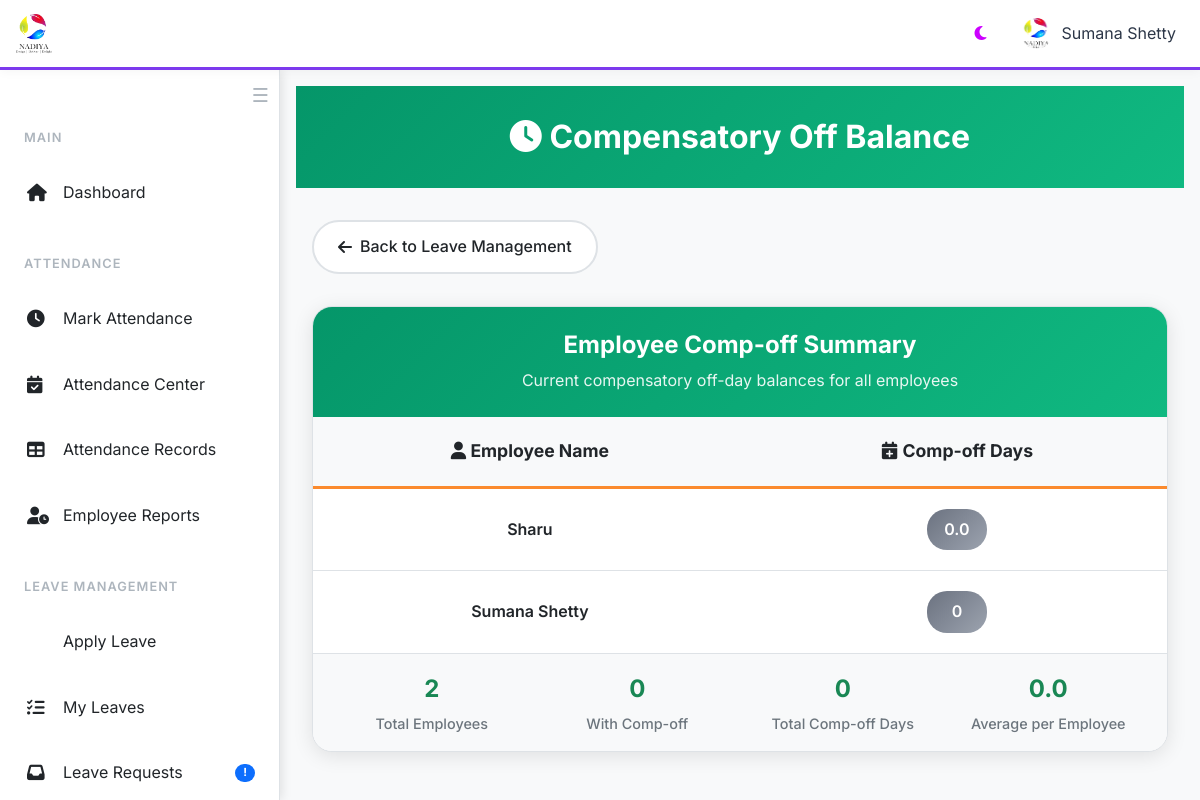
The page /display_compoff (signed in) on the database its author committed.
### website/models.py (models this page shows, shortened)
class User(db.Model, UserMixin):
    id = db.Column(db.Integer, primary_key=True)
    first_name = db.Column(db.String(150))
    last_name = db.Column(db.String(150))
    email = db.Column(db.String(150), unique=True, nullable=False)
    password = db.Column(db.String(512), nullable=False)
    earned =  db.Column(db.Float, default=0)
    medic = db.Column(db.Float, default=0)
    pay =  db.Column(db.Float, default=0)
    role = db.Column(db.String(150))
    probation = db.Column(db.Boolean, default = 0)
    photo = db.Column(db.String(150))
    documents = db.relationship('Document', backref='user', lazy=True)
    reset_token = db.Column(db.String(36), nullable=True)
    attendances = db.relationship('Attendance', backref='user', lazy=True)
    @hybrid_property
    def total_compoff(self):
        return sum(attendance.compoff for attendance in self.attendances)

### website/views.py (the view)
@views.route('/display_compoff', methods=['GET'])
@login_required
def display_compoff():
    if current_user.email != "sumana@nadiya.in" and current_user.email!= 'accounts@nadiya.in':
        flash("You do not have permission to view this page.", category='error')
        return redirect(url_for('views.home'))
    users = User.query.all()
    user_compoffs = [{'name': f'{user.first_name}', 'total_compoff': user.total_compoff} for user in users]
    return render_template('display_compoff.html', user_compoffs=user_compoffs)

### website/templates/display_compoff.html (shortened to what this page needs)
{% extends "base.html" %}
{% block content %}
<div class="page-header">
    <div class="container">
        <h1><i class="fas fa-clock"></i> Compensatory Off Balance</h1>
    </div>
</div>
<div class="container">
    <a href="/leaves-category" class="back-btn">
        <i class="fas fa-arrow-left"></i> Back to Leave Management
    </a>
    <div class="table-container">
        <div class="table-header">
            <h2 class="table-title">Employee Comp-off Summary</h2>
            <p class="table-subtitle">Current compensatory off-day balances for all employees</p>
        </div>
        <table class="table">
            <thead>
                <tr>
                    <th><i class="fas fa-user"></i> Employee Name</th>
                    <th><i class="fas fa-calendar-plus"></i> Comp-off Days</th>
                </tr>
            </thead>
            <tbody>
                {% set total_compoff = 0 %}
                {% set employees_with_compoff = 0 %}
                {% for user_compoff in user_compoffs %}
                    {% set total_compoff = total_compoff + user_compoff.total_compoff %}
                    {% if user_compoff.total_compoff > 0 %}
                        {% set employees_with_compoff = employees_with_compoff + 1 %}
                    {% endif %}
                    <tr>
                        <td class="employee-name">{{ user_compoff.name }}</td>
                        <td>
                            <span class="compoff-badge {% if user_compoff.total_compoff == 0 %}zero{% elif user_compoff.total_compoff > 5 %}high{% endif %}">
                                {{ user_compoff.total_compoff }}
                            </span>
                        </td>
                    </tr>
                {% endfor %}
            </tbody>
        </table>
        <div class="stats-row">
            <div class="stat-item">
                <div class="stat-number">{{ user_compoffs|length }}</div>
                <div class="stat-label">Total Employees</div>
            </div>
            <div class="stat-item">
                <div class="stat-number">{{ employees_with_compoff }}</div>
                <div class="stat-label">With Comp-off</div>
            </div>
            <div class="stat-item">
                <div class="stat-number">{{ total_compoff }}</div>
                <div class="stat-label">Total Comp-off Days</div>
            </div>
            <div class="stat-item">
                <div class="stat-number">{{ (total_compoff / user_compoffs|length) | round(1) if user_compoffs|length > 0 else 0 }}</div>
                <div class="stat-label">Average per Employee</div>
            </div>
        </div>
    </div>
</div>
{% endblock %}

### website/templates/base.html (shortened to what this page needs)
<!DOCTYPE html>
<html lang="en" data-theme="light">
<head>
    <link href="https://cdn.jsdelivr.net/npm/bootstrap@5.3.0/dist/css/bootstrap.min.css" rel="stylesheet">
    <link rel="stylesheet" href="https://cdnjs.cloudflare.com/ajax/libs/font-awesome/6.4.0/css/all.min.css">
</head>
<body>
    <header class="top-header">
        <div class="header-logo">
            <img src="{{ url_for('static', filename='logo.png') }}" alt="Nadiya Logo">
        </div>
        <div class="header-actions">
            <button class="theme-toggle" onclick="toggleTheme()">
                <i class="fas fa-moon" id="theme-icon"></i>
            </button>
            {% if current_user.is_authenticated %}
            <div class="user-profile" onclick="window.location.href='/profile/{{ current_user.id }}'">
                {% if current_user.photo %}
                    <img src="{{ url_for('views.uploaded_file', setname='photos', filename=current_user.photo) }}" alt="Profile">
                {% else %}
                    <img src="{{ url_for('static', filename='logo.png') }}" alt="Profile">
                {% endif %}
                <span>{{ current_user.first_name }}</span>
            </div>
            {% endif %}
        </div>
    </header>
  <nav class="sidebar" id="sidebar">
  <button id="sidebarCollapseBtn" class="sidebar-collapse-btn" onclick="toggleSidebarCollapse()" title="Collapse Sidebar">
    <span class="hamburger-icon">☰</span>
</button>
    <br>
        <div class="sidebar-content">
            {% if current_user.is_authenticated %}
            <div class="nav-section">
                <div class="nav-section-title">Main</div>
                <div class="nav-item">
                    <a href="/" class="nav-link">
                        <i class="fas fa-home"></i>
                        <span>Dashboard</span>
                    </a>
                </div>
            </div>
            <div class="nav-section">
                <div class="nav-section-title">Attendance</div>
                <div class="nav-item">
                    <a href="/attendance" class="nav-link">
                        <i class="fas fa-clock"></i>
                        <span>Mark Attendance</span>
                    </a>
                </div>
                {% if current_user.email == "sumana@nadiya.in" or current_user.email == "accounts@nadiya.in" %}
                <div class="nav-item">
                    <a href="/attendance-category" class="nav-link">
                        <i class="fas fa-calendar-check"></i>
                        <span>Attendance Center</span>
                    </a>
                </div>
                <div class="nav-item">
                    <a href="/attendance_table" class="nav-link">
                        <i class="fas fa-table"></i>
                        <span>Attendance Records</span>
                    </a>
                </div>
                <div class="nav-item">
                    <a href="/who" class="nav-link">
                        <i class="fas fa-user-clock"></i>
                        <span>Employee Reports</span>
                    </a>
                </div>
                {% endif %}
            </div>
            <div class="nav-section">
                <div class="nav-section-title">Leave Management</div>
                <div class="nav-item">
                    <a href="/apply_leave" class="nav-link">
                        <span>Apply Leave</span>
                    </a>
                </div>
                <div class="nav-item">
                    <a href="/approved_leaves" class="nav-link">
                        <i class="fas fa-list-check"></i>
                        <span>My Leaves</span>
                    </a>
                </div>
                <div class="nav-item">
                    <a href="/leave_requests" class="nav-link">
                        <i class="fas fa-inbox"></i>
                        <span>Leave Requests</span>
                        {% if current_user.role in ['director', 'accounts_manager', 'business_manager', 'service_manager', 'service_support_manager', 'sales_manager'] %}
                        <span class="badge">!</span>
                        {% endif %}
                    </a>
                </div>
            </div>
            {% endif %}
        </div>
    </nav>
    <main class="main-content" id="mainContent">
        {% block content %}{% endblock %}
    </main>
</body>
</html>

### website/templates/base.html (style rules this page uses)
:root { --bg-primary: #ffffff; --bg-secondary: #f8f9fa; --bg-tertiary: #e9ecef; --text-primary: #212529; --text-secondary: #6c757d; --text-muted: #adb5bd; --border-color: #dee2e6; --shadow: rgba(0, 0, 0, 0.1); --accent-primary: #0d6efd; --accent-secondary: #6f42c1; --success: #198754; --warning: #fd7e14; --danger: #dc3545; --info: #0dcaf0; --navbar-bg: #1a1d23; --sidebar-width: 280px; --sidebar-collapsed-width: 60px; }
* { margin: 0; padding: 0; box-sizing: border-box; }
body { font-family: 'Inter', sans-serif; background-color: var(--bg-secondary); color: var(--text-primary); line-height: 1.6; transition: all 0.3s ease; padding-top: 70px; }
:root { --header-bg: #ffffff; --header-text: #2d3748; --header-border: #7c3aed; --toggle-btn-color: #7c3aed; !important }
.top-header { position: fixed; top: 0; left: 0; right: 0; height: 70px; background: var(--header-bg); color: var(--header-text); z-index: 1000; display: flex; align-items: center; padding: 0 1rem; box-shadow: 0 2px 10px rgba(0,0,0,0.04); border-bottom: 3px solid var(--header-border); transition: background 0.3s, color 0.3s, border-color 0.3s; }
.header-logo { display: flex; align-items: center; flex: 1; }
.header-logo img { height: 40px; margin-right: 1rem; }
.header-actions { display: flex; align-items: center; gap: 1rem; }
.theme-toggle { background: rgba(255,255,255,0.1); border: none; color: rgb(204, 0, 255); padding: 0.5rem; border-radius: 8px; cursor: pointer; transition: all 0.3s ease; }
.user-profile { display: flex; align-items: center; gap: 0.5rem; padding: 0.5rem; border-radius: 8px; transition: all 0.3s ease; cursor: pointer; }
.user-profile img { width: 35px; height: 35px; border-radius: 50%; border: 2px solid rgba(255,255,255,0.3); }
.sidebar { position: fixed; top: 70px; left: -280px; width: var(--sidebar-width); height: calc(100vh - 70px); background: var(--bg-primary); border-right: 1px solid var(--border-color); box-shadow: 2px 0 10px var(--shadow); transition: left 0.3s ease, width 0.3s ease; z-index: 999; overflow-y: auto; }
.sidebar.open { left: 0; }
.sidebar-collapse-btn { background: none; border: none; color: var(--text-muted); font-size: 1.2rem; position: absolute; top: 10px; right: 10px; z-index: 1001; transition: color 0.2s; cursor: pointer; }
.sidebar-content { padding: 2rem 0; }
.nav-section { margin-bottom: 2rem; }
.nav-section-title { font-size: 0.8rem; font-weight: 600; color: var(--text-muted); text-transform: uppercase; letter-spacing: 1px; padding: 0 1.5rem; margin-bottom: 1rem; }
.nav-item { margin-bottom: 0.5rem; }
.nav-link { display: flex; align-items: center; padding: 1rem 1.5rem; color: var(--text-primary); text-decoration: none; transition: all 0.3s ease; border-left: 3px solid transparent; }
.nav-link i { width: 20px; margin-right: 1rem; font-size: 1.1rem; }
.nav-link .badge { margin-left: auto; background: var(--accent-primary); color: white; font-size: 0.7rem; padding: 0.2rem 0.5rem; border-radius: 10px; }
.main-content { min-height: calc(100vh - 70px); padding: 1rem; transition: margin-left 0.3s ease; }
.main-content.shifted { margin-left: var(--sidebar-width); }
@media (min-width: 1200px) { .sidebar { left: 0; } }
@media (min-width: 1200px) { .main-content { margin-left: var(--sidebar-width); } }
* { transition: background-color 0.3s ease, color 0.3s ease, border-color 0.3s ease; }

### rows shown on the page
User: first_name "Sumana Shetty", name "Sumana Shetty", total_compoff "0"
User: name "Sharu", total_compoff "0.0"

### other values the page prints
{{ user_compoffs|length }} "2"
{{ employees_with_compoff }} "0"
{{ total_compoff }} "0"
